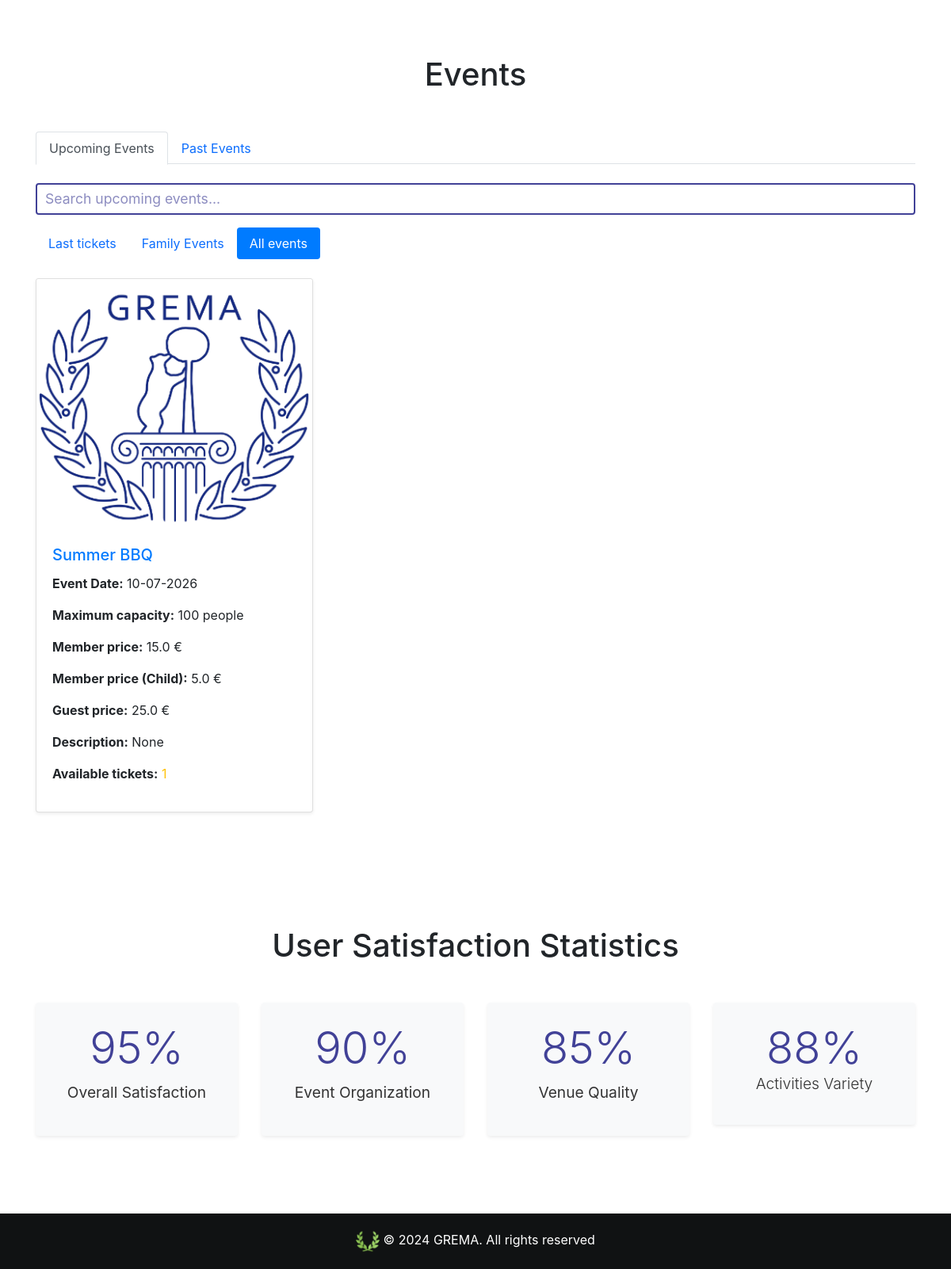
The page / (signed in, lower part) on the database as committed earlier.
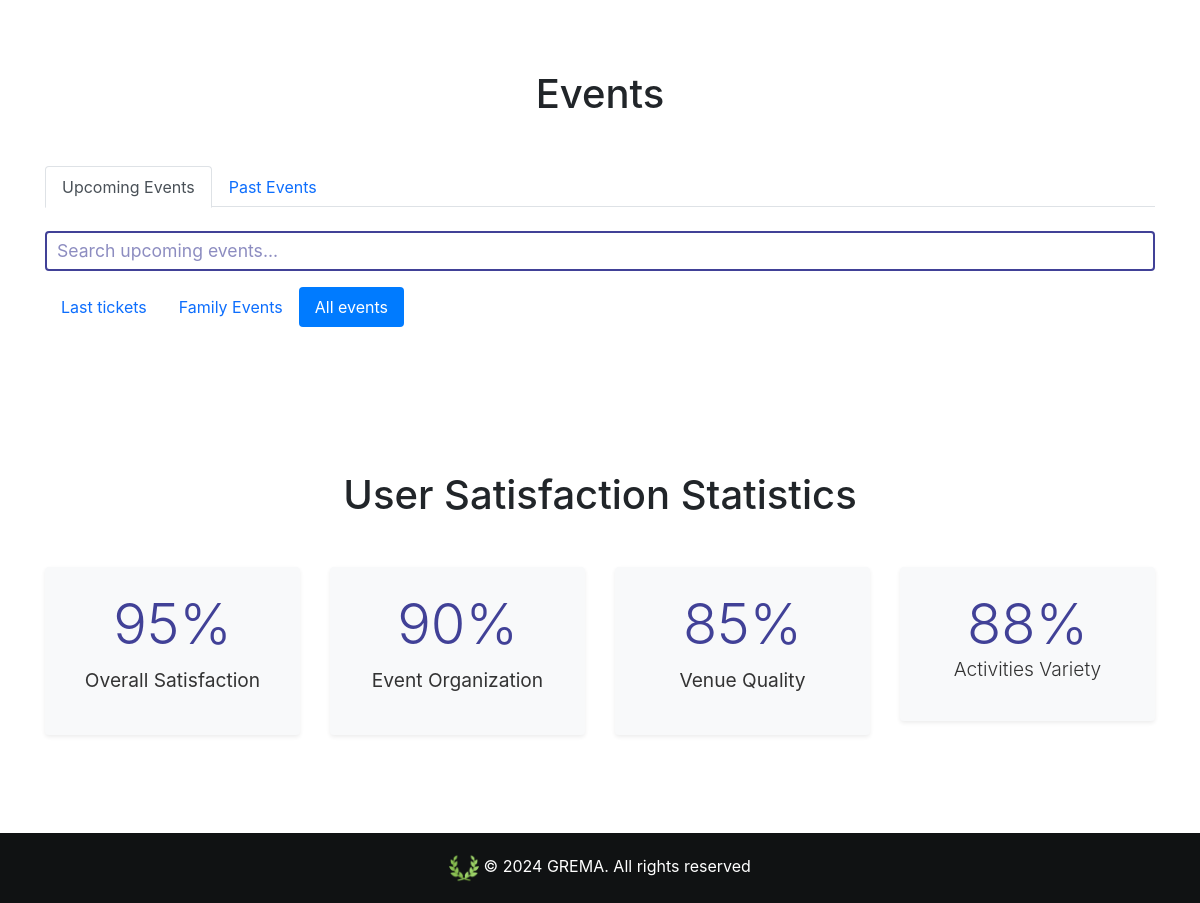
The same page on the database as committed later.
### website/models.py (models this page shows)
class Event(db.Model):
    id = db.Column(db.Integer, primary_key=True)
    name= db.Column(db.String(80))
    date = db.Column(db.DateTime(timezone=True), default=func.current_date())
    max_guest_num = db.Column(db.Integer)
    member_price=db.Column(db.Float)
    member_child_price=db.Column(db.Float)
    guest_price=db.Column(db.Float)
    child_price=db.Column(db.Float)
    is_family_friendly=db.Column(db.Boolean)
    img_url=db.Column(db.String(300))
    description=db.Column(db.String(800))
    admin_id = db.Column(db.Integer, db.ForeignKey('admin.id'))

### website/views.py (the view)
@views.route('/', methods=['GET', 'POST'])
@login_required
def home():
    if request.method == 'POST':
        create_event()
    todos_los_eventos = Event.query.all()
    eventos_activos = sorted([evento for evento in todos_los_eventos if evento.date >= datetime.now()], key=lambda x: x.date)
    eventos_pasados = sorted([evento for evento in todos_los_eventos if evento.date < datetime.now()], key=lambda x: x.date, reverse=True)
    event_details = calculate_event_details()
    if current_user.is_admin:
        print("Renderizando homeAdmin")
        return render_template("homeAdmin.html", user=current_user, active_event=eventos_activos, event_details=event_details, past_event=eventos_pasados)
    return render_template("home.html", user=current_user, active_event=eventos_activos, event_details=event_details, past_event=eventos_pasados)

### website/views.py (called while the page is built)
@views.context_processor
def inject_membership():
    if current_user.is_authenticated:
        is_member = Fee.query.filter_by(user_fee=current_user.id, payed=True).first() is not None
    else:
        is_member = False
    return dict(is_member=is_member)

### website/templates/home.html (shortened to what the changed rows need)
{% extends "base.html" %}
{% block content %}
<div class="container py-5" id="events">
  <br />
  <h1 class="text-center mb-4">Events</h1>
  <br />
  <div class="tab-content" id="eventTabsContent">
    <div class="tab-pane fade show active" id="upcoming-events" role="tabpanel" aria-labelledby="upcoming-events-tab">
      <div class="tab-content" id="upcomingSubTabsContent">
      <div class="tab-pane fade show active" id="all-events" role="tabpanel" aria-labelledby="all-events-tab">
        <div class="row mt-4" id="all-events-list">
          {% for event in active_event %}
          <div class="col-md-4 position-relative event-card">
            <div class="card mb-4 div-hover shadow-sm {% if event.is_family_friendly %}family-friendly{% endif %}">
              {% if event.img_url %}
              <img src="{{ event.img_url }}" class="card-img-top" alt="{{ event.name }}">
              {% else %}
              <img src="{{ url_for('static', filename='images/gremaLogo.png') }}" class="card-img-top"
                alt="{{ event.name }}">
              {% endif %}
              <div class="card-body">
                <h5 class="card-title">
                  <a href="/event-attendance/{{ event.id }}">{{ event.name }}</a>
                </h5>
                <p><strong>Event Date:</strong> {{ event.date.strftime('%d-%m-%Y') }}</p>
                <p><strong>Maximum capacity:</strong> {{ event.max_guest_num }} people</p>
                <p><strong>Member price:</strong> {{ event.member_price }} €</p>
                <p><strong>Member price (Child):</strong> {{ event.member_child_price }} €</p>
                <p><strong>Guest price:</strong> {{ event.guest_price }} €</p>
                <p><strong>Description:</strong> {{ event.description }}</p>
                <p><strong>Available tickets:</strong>
                  {% for detail in event_details %}
                  {% if detail.event == event.id %}
                  {% if detail.sold_out %}
                  <span class="text-danger">{{ detail.tickets_remaining }}</span>
                  {% else %}
                  {% if detail.warning_few_tickets %}
                  <span class="text-warning">{{ detail.tickets_remaining }}</span>
                  {% else %}
                  <span class="text-success">{{ detail.tickets_remaining }}/{{ event.max_guest_num }}</span>
                  {% endif %}
                  {% endif %}
                  {% endif %}
                  {% endfor %}
                </p>
              </div>
            </div>
          </div>
          {% endfor %}
        </div>
      </div>
    </div>
  </div>
</div>
</div>
<div class="container py-5" id="statistics">
  <br />
  <h1 class="text-center mb-4">User Satisfaction Statistics</h1>
  <br />
  <div class="row text-center">
    <div class="col-md-3">
      <div class="stat-card bg-light p-4 shadow-sm rounded">
        <h2 class="stat-value display-4">95%</h2>
      </div>
    </div>
    <div class="col-md-3">
      <div class="stat-card bg-light p-4 shadow-sm rounded">
        <h2 class="stat-value display-4">90%</h2>
      </div>
    </div>
    <div class="col-md-3">
      <div class="stat-card bg-light p-4 shadow-sm rounded">
        <h2 class="stat-value display-4">85%</h2>
      </div>
    </div>
    <div class="col-md-3">
      <div class="stat-card bg-light p-4 shadow-sm rounded">
        <h2 class="stat-value display-4">88%</< /h2>
          <p class="stat-label">Activities Variety</p>
      </div>
    </div>
  </div>
</div>
{% endblock %}

Rows that differ between the two databases and show on the page:
no longer on this page (row edited): Event: name "Summer BBQ", date "10-07-2026", max_guest_num "100", member_price "15.0", member_child_price "5.0", guest_price "25.0", description "None", tickets_remaining "1"
